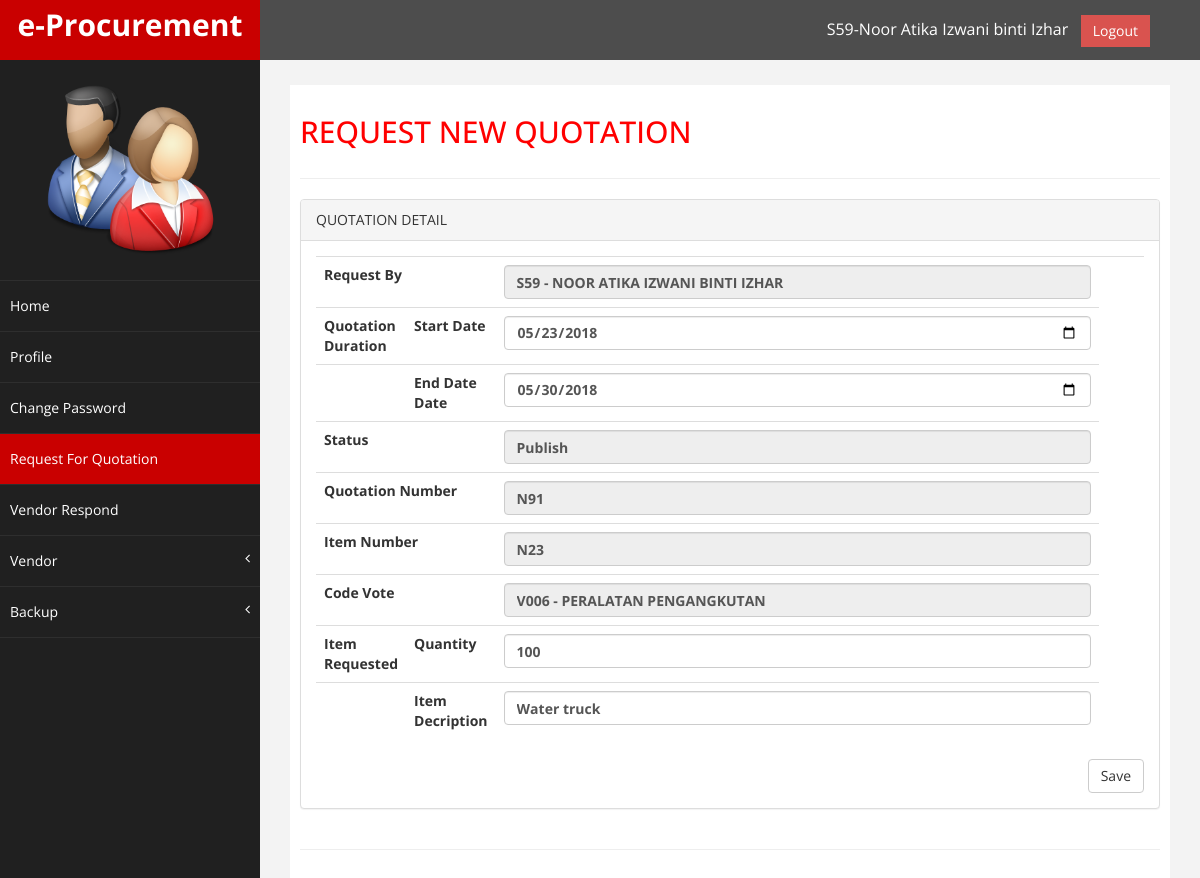
The page /Staff/S_Quotation_Edit2.php?RFQ_No=N91&ItemNo=N23 (signed in) on the database its author committed.
### tables this page shows
CREATE TABLE `staff` (
  `StaffID` varchar(10) NOT NULL DEFAULT '0',
  `StaffUsername` varchar(255) NOT NULL,
  `StaffPassword` varchar(255) NOT NULL,
  `StaffName` varchar(255) NOT NULL,
  `StaffOfficeNo` varchar(15) DEFAULT NULL,
  `StaffPhoneNo` varchar(15) DEFAULT NULL,
  `roleID` int(11) NOT NULL DEFAULT '1',
  `StaffEmail` varchar(255) DEFAULT NULL,
  PRIMARY KEY (`StaffID`)
);

CREATE TABLE `rfq` (
  `RFQ_No` varchar(10) NOT NULL,
  `RFQStartDate` date NOT NULL,
  `RFQEndDate` date NOT NULL,
  `RFQStatus` varchar(15) NOT NULL,
  `StaffID` varchar(15) DEFAULT NULL,
  PRIMARY KEY (`RFQ_No`),
  KEY `StaffID` (`StaffID`),
  CONSTRAINT `rfq_ibfk_1` FOREIGN KEY (`StaffID`) REFERENCES `staff` (`StaffID`)
);

CREATE TABLE `request_item` (
  `ItemNo` varchar(10) NOT NULL,
  `ItemDesc` varchar(255) NOT NULL,
  `ItemQuantity` int(11) NOT NULL,
  `RFQ_No` varchar(10) DEFAULT NULL,
  `CodeVoteID` varchar(10) DEFAULT NULL,
  PRIMARY KEY (`ItemNo`)
);

CREATE TABLE `code_vote` (
  `CodeVoteID` varchar(10) NOT NULL,
  `CodeVoteDesc` varchar(255) NOT NULL,
  PRIMARY KEY (`CodeVoteID`)
);

### Staff/S_Quotation_Edit2.php (the view, shortened to what this page needs)
<?php
	require_once("../connection.php");
	if(!isset($_SESSION["StaffID"]) && empty($_SESSION["StaffID"] ))
	{
		header("location:../index.php");
		exit;
	}
 else
	 $StaffID = $_SESSION["StaffID"];
?>
<!DOCTYPE html>
<html xmlns="http://www.w3.org/1999/xhtml">
<head>
    <link href="../assets/css/bootstrap.css" rel="stylesheet" />
    <link href="../assets/css/font-awesome.css" rel="stylesheet" />
    <link href="../assets/css/custom.css" rel="stylesheet" />
</head>
<body>
 <div id="wrapper">
        <nav class="navbar navbar-default navbar-cls-top " role="navigation" style="margin-bottom: 0">
            <div class="navbar-header">
                <a class="navbar-brand" href="../S_Home.php">e-Procurement</a>
            </div>
			<?php
				$sql = mysqli_query($DBConn, "SELECT * FROM staff WHERE StaffID='$StaffID'");
				$data = mysqli_fetch_array($sql);
			?>
			<div style="color: white; padding: 15px 50px 5px 50px; float: right; font-size: 16px;">
				<?php echo $data['StaffID']."-".$data['StaffName'];?> &nbsp; <a href="../index.html"  class="btn btn-danger square-btn-adjust">Logout</a>
			</div>
        </nav>
        <nav class="navbar-default navbar-side" role="navigation">
            <div class="sidebar-collapse">
                <ul class="nav" id="main-menu">
					<li class="text-center">
						<img src="../Image/user.png" class="user-image img-responsive"/>
					</li>
                    <li>
                        <a href="S_Home.php"> Home</a>
                    </li>
                    <li>
                        <a href="S_Manage_Account.php"> Profile</a>
                    </li>
					<li>
                        <a class="" href="S_Manage_Password.php"> Change Password</a>
                    </li>
					<li>
                        <a class="active-menu" href="S_List_Of_RFQ.php"> Request For Quotation</a>
                    </li>
					<li>
                        <a href="S_Vendor_Respond.php"> Vendor Respond</a>
                    </li>
                    <li>
                        <a href="#"> Vendor<span class="fa arrow"></span></a>
                    </li>
					<li>
						<a href="#"> Backup<span class="fa arrow"></span></a>
                    </li>
                </ul>
            </div>
        </nav>
        <div id="page-wrapper" >
            <div id="page-inner">
                <div class="row">
                    <div class="col-md-12">
						<h2> REQUEST NEW QUOTATION </h2>
					</div>
				</div>
				<hr />
				<div class="row">
                    <div class="col-md-12">
						<form action='S_Quotation_Edit_Update.php' method='post'>
						<div class='panel panel-default'>
							<div class='panel-heading'>QUOTATION DETAIL</div>
							<div class='panel-body'>
								<table class='table'>
									<?php
									$sql1 = mysqli_query($DBConn, "SELECT * FROM staff, rfq, request_item, code_vote WHERE code_vote.CodeVoteID=request_item.CodeVoteID AND rfq.StaffID=staff.StaffID AND request_item.ItemNo='".$_GET['ItemNo']."' AND rfq.RFQ_No='".$_GET['RFQ_No']."' ");
        							$data1 = mysqli_fetch_array($sql1);
        							?>
								<tr>
										<th colspan ='2' width ='20%'>Request By</th>
										<th><input type='text' style="text-transform:uppercase" class="form-control" name="StaffName" id='StaffName' readonly value="<?php echo $data1['StaffID'].' - '.$data['StaffName'];?>"/><th/>
								</tr>
								<tr>
										<th>Quotation Duration</th>
                                        <th width='10%'>Start Date</th>
										<th><input type='date' class="form-control" name="RFQStartDate" id='RFQStartDate' value="<?php echo $data1['RFQStartDate']?>" /></th>
								</tr>
                                <tr>
										<th></th>
                                        <th>End Date Date</th>
										<th><input type='date' class="form-control" name="RFQEndDate" id='RFQEndDate' value="<?php echo $data1['RFQEndDate']?>" /></th>
								</tr>
                                <tr>
							    		<th colspan ='2' width ='20%'>Status</th>
                                        <th><input type='text' class="form-control" name="RFQStatus" id='RFQStatus' disabled value="<?php echo $data1['RFQStatus']?>"/></th>
  		                        </tr>
								<tr>
										<th  colspan ='2' width ='20%'>Quotation Number</th>
										<th><input type='vachar' id='RFQ_No' name="RFQ_No" class="form-control" readonly value="<?php echo $data1['RFQ_No'];?>"/></th>
								</tr>
								<tr>
										<th  colspan ='2' width ='20%'>Item Number</th>
										<th><input type='vachar' id='ItemNo' name="ItemNo" class="form-control" readonly value="<?php echo $data1['ItemNo'];?>" required/></th>
								</tr>
								<tr>
										<th  colspan ='2' width ='20%'>Code Vote</th>
										<th><input type='vachar' id='CodeVoteID' name="CodeVoteID" class="form-control" readonly value="<?php echo $data1['CodeVoteID'].' - '.$data1['CodeVoteDesc'];?>" required/></th>
								</tr>
								<tr>
										<th>Item Requested</th>
										<th width='10%'>Quantity</th>
										<th><input type="int" placeholder="Quantity" class="form-control" name="ItemQuantity" value="<?php echo $data1['ItemQuantity'];?>" required/></th>
								</tr>
										<th></th>
										<th>Item Decription</th>
										<th><input type="text" placeholder="Item Description" class="form-control" name="ItemDesc" value="<?php echo $data1['ItemDesc'];?>" required/></th>
								</table>
								<div align='right'>
									<input type='submit' name='Save' class="btn btn-default" value='Save'>
								</div>
							</div>
						</div>
						</form>
                    </div>
                </div>
                <hr />
			</div>
        </div>
    </div>
</body>
</html>

### assets/css/custom.css (style rules this page uses)
body { font-family: 'Open Sans', sans-serif; }
#wrapper { width: 100%; background:#202020; }
#page-wrapper { padding: 15px 15px; min-height: 600px; background:#F3F3F3; }
#page-inner { width:100%; margin:10px 20px 10px 0px; background-color:#fff!important; padding:10px; min-height:1200px; }
.text-center { text-align:center; }
h2 { color: #f00; }
.square-btn-adjust { border: 0px solid transparent; -webkit-border-radius: 0px; -moz-border-radius: 0px; border-radius: 0px; }
.user-image { margin: 25px auto; -webkit-border-radius: 10px; -moz-border-radius: 10px; border-radius: 10px; max-height:170px; max-width:170px; }
.navbar-cls-top .navbar-brand { color: #fff; background: #C90000; width: 260px; text-align: center; height: 60px; font-size: 30px; font-weight: 700; }
.active-menu { background-color:#C90000!important; }
.arrow { float: right; }
.fa.arrow:before { content: "\f104"; }
.sidebar-collapse , .sidebar-collapse .nav { background:none; }
.sidebar-collapse .nav { padding:0; }
.sidebar-collapse .nav > li > a { color:#fff; background:#202020; text-shadow:none; }
.sidebar-collapse > .nav > li > a { padding:15px 10px; }
.sidebar-collapse > .nav > li { border-bottom: 1px solid rgba(107, 108, 109, 0.19); }
.navbar-side { border:none; background-color: #202020; }
.navbar-cls-top { background:#4D4D4D; border-bottom:none; }
.navbar-default { border:0px solid black; }
.navbar-header { background: #A70303; }
@media (min-width:768px) { #page-wrapper { margin: 0 0 0 260px; padding: 15px 30px; min-height: 1200px; } }
@media (min-width:768px) { .navbar-side { z-index: 1; position: absolute; width: 260px; } }
@media (min-width:768px) { .navbar { border-radius: 0px; } }

### rows shown on the page
staff: StaffID "S59", StaffName "Noor Atika Izwani binti Izhar", StaffName "S59 - Noor Atika Izwani binti Izhar", RFQStartDate "05/23/2018", RFQEndDate "05/30/2018", RFQStatus "Publish", RFQ_No "N91", ItemNo "N23", CodeVoteID "V006 - PERALATAN PENGANGKUTAN", ItemQuantity "100", ItemDesc "Water truck"
